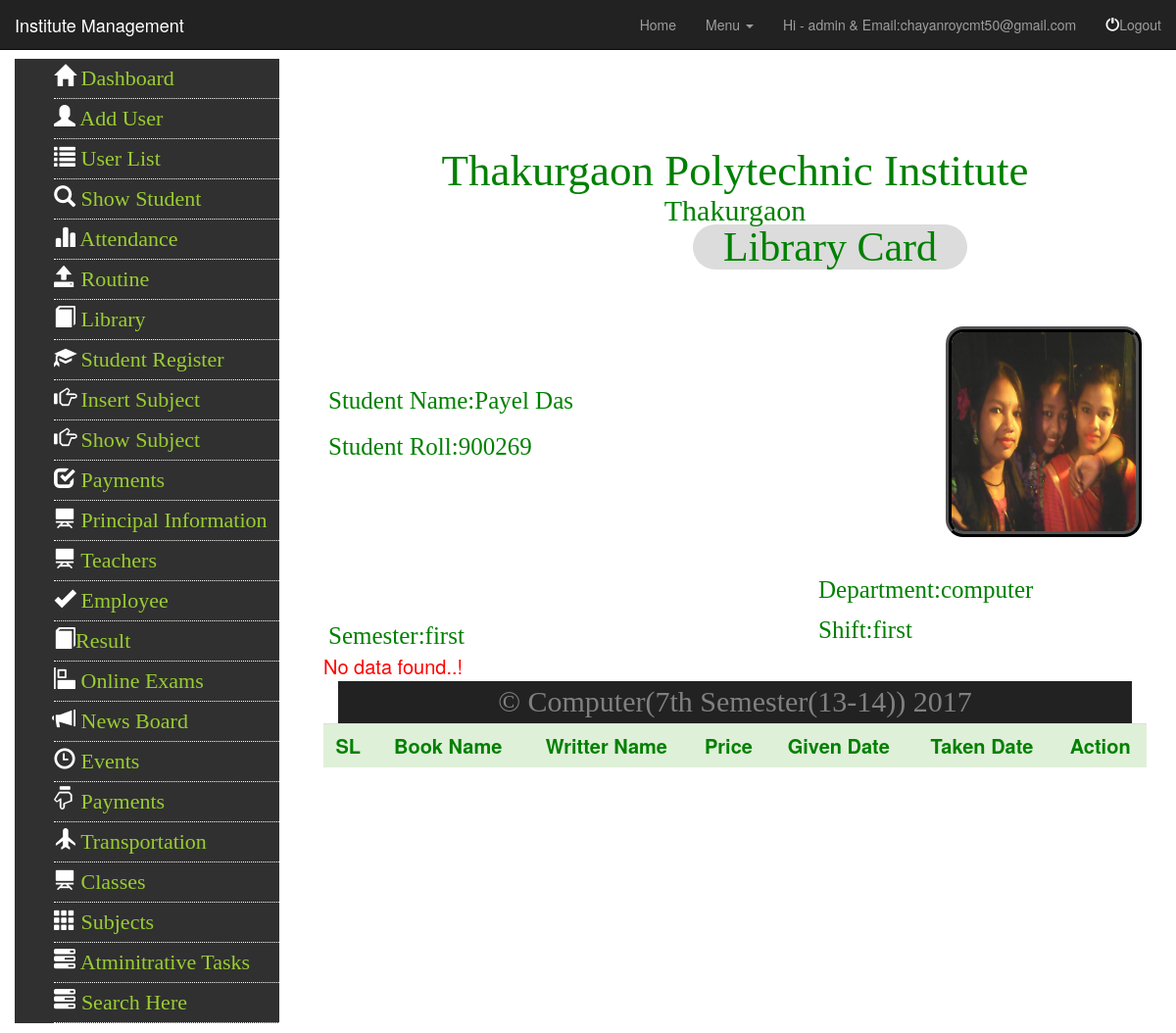
/lib_us_list.php?lib_b_id=900269 (signed in), run on the app's committed database.
### tables this page shows
CREATE TABLE `tbl_student` (
  `id` int(11) NOT NULL,
  `name` varchar(255) NOT NULL,
  `roll` int(6) NOT NULL,
  `reg` int(6) NOT NULL,
  `dept` varchar(255) NOT NULL,
  `semester` varchar(255) NOT NULL,
  `shift` varchar(255) NOT NULL,
  `f_name` varchar(255) NOT NULL,
  `m_name` varchar(255) NOT NULL,
  `birth_date` varchar(255) NOT NULL,
  `pre_vill` varchar(255) NOT NULL,
  `pre_post` varchar(255) NOT NULL,
  `pre_thana` varchar(255) NOT NULL,
  `pre_dist` varchar(255) NOT NULL,
  `par_vill` varchar(255) NOT NULL,
  `par_post` varchar(255) NOT NULL,
  `par_thana` varchar(255) NOT NULL,
  `par_dist` varchar(255) NOT NULL,
  `religion` varchar(255) NOT NULL,
  `phone` int(20) NOT NULL,
  `session` varchar(255) NOT NULL,
  `email` varchar(255) NOT NULL,
  `image` varchar(255) NOT NULL
);

### lib/Database.php (called while the page is built, shortened)
<?php
Class Database{
 public $host   = DB_HOST;
 public $user   = DB_USER;
 public $pass   = DB_PASS;
 public $dbname = DB_NAME;
 public $link;
private function connectDB(){
 $this->link = new mysqli($this->host, $this->user, $this->pass,
  $this->dbname);
 }
public function select($query){
  $result = $this->link->query($query) or
   die($this->link->error.__LINE__);
  if($result->num_rows > 0){
    return $result;
  } else {
    return false;
  }
 }
}

### classes/Library.php (called while the page is built, shortened)
<?php
class Library
{
	private $db;
	public function __construct()
	{
	 	$this->db=new Database();
	}
public function LibUsList($lib_us_id){
  $query="SELECT * FROM tbl_libcard
        WHERE roll='$lib_us_id'";
      $result=$this->db->select($query);
      return $result;
  }
}
 ?>

### lib_us_list.php (the view, shortened to what this page needs)
<?php include 'inc/sidebar.php'; ?>
<?php include 'classes/Library.php'; ?>
<?php
  $lb = new Library();
?>
<?php
if(isset($_GET['lib_b_id'])){
  $lib_us_id=$_GET['lib_b_id'];
}
?>
<?php
    $query ="SELECT * FROM tbl_student WHERE roll = '$lib_us_id'";
    $result = $db->select($query)->fetch_assoc();
 ?>
<h2 class="thg_1">Thakurgaon Polytechnic Institute</h2>
<h3 class="thg_2">Thakurgaon</h3>
<h2 class="lib">Library Card</h2>
<p class="lib_image_new"><img src="<?php echo $result['image'];?>"></p>
<h2 class="s_name">Student Name:<?php echo $result['name']; ?></h2>
<h2 class="s_roll">Student Roll:<?php echo $result['roll']; ?></h2>
<h2 class="dept">Department:<?php echo $result['dept']; ?></h2>
<h2 class="semester">Semester:<?php echo $result['semester']; ?></h2>
<h2 class="shift">Shift:<?php echo $result['shift']; ?></h2>
<div class="container-fluid marginTop">
<div class="row">
<div class="col-xs-12">
 <div class="table-responsive">
   <form action="" method="POST">
      <table class="table table-striped hover" >
        <tr class="success">
    <th >SL</th>
    <th >Book Name</th>
    <th class="">Writter Name</th>
    <th class="">Price</th>
    <th class="">Given Date</th>
    <th class="">Taken Date</th>
    <th class="">Action</th>
  </tr>
<?php
$lib_us_list=$lb->LibUsList($lib_us_id);
      if($lib_us_list){
      $i=0;
      while ($result=$lib_us_list->fetch_assoc()) {
      $i++;
      Session::set("get_lib_status",$result['lib_status']);
?>
    <tr class="danger">
    <td><?php echo $i; ?></td>
    <td><?php echo $result['b_name'];?></td>
    <td><?php echo $result['w_name'];?></td>
    <td><?php echo $result['price'];?></td>
    <td><?php echo $result['g_date'];?></td>
    <td><?php echo $result['t_date'];?></td>
    <td>
    <?php
    if (Session::get("get_lib_status")=='0') {
      ?>
    <a class="btn btn-info btn btn-success " href="book_back.php?roll_f_id=<?php echo $result['id']; ?>">Do Paid</a>
     <?php }else echo "Book Paid"; ?>
    </td>
  </tr>
  <?php } ?>
</table>
</form>
<?php } else{
  echo "<span style='color:red;font-size:20px'>No data found..!</span>";
  }?>
  </div>
</div>
</div>
</div>

### css/style.css (style rules this page uses)
.success { color: green; font-size: 20px; }
.thg_1 { color: green; font-family: times new roman; font-size: 45px; margin-top: 90px; text-align: center; }
.thg_2 { color: green; font-size: 30px; margin-top:-12px; text-align: center; font-family: times new roman; }
.lib_image_new img { border: 6px ridge black; border-radius: 18px; float: right; height: 215px; margin-bottom: 40px; margin-right: 20px; margin-top: 48px; width: 200px; }
.lib { background: gainsboro none repeat scroll 0 0; border-radius: 30px; color: green; font-family: times new roman; font-size: 42px; margin-left: 392px; margin-top: -12px; text-align: center; width: 280px; }
.s_name { color: green; font-family: times new roman; font-size: 25px; margin-left: 20px; margin-top: 120px; }
.dept { color: green; font-family: times new roman; margin-left: 520px; margin-top: -44px; font-size: 25px; }
.semester { font-family: times new roman; color: green; font-size: 25px; margin-left: 20px; }
.shift { color: green; font-family: times new roman; font-size: 25px; margin-left: 520px; margin-top: -44px; }
.s_roll { font-family: times new roman; color: green; font-size: 25px; margin-left:20px; }
th { text-align: center; }

### data on the page
tbl_student: image (picture), name "Payel Das", roll "900269", dept "computer", semester "first", shift "first"

### other printed values
Session::get('userName') "admin"
Session::get('Email') "chayanroycmt50@gmail.com"
